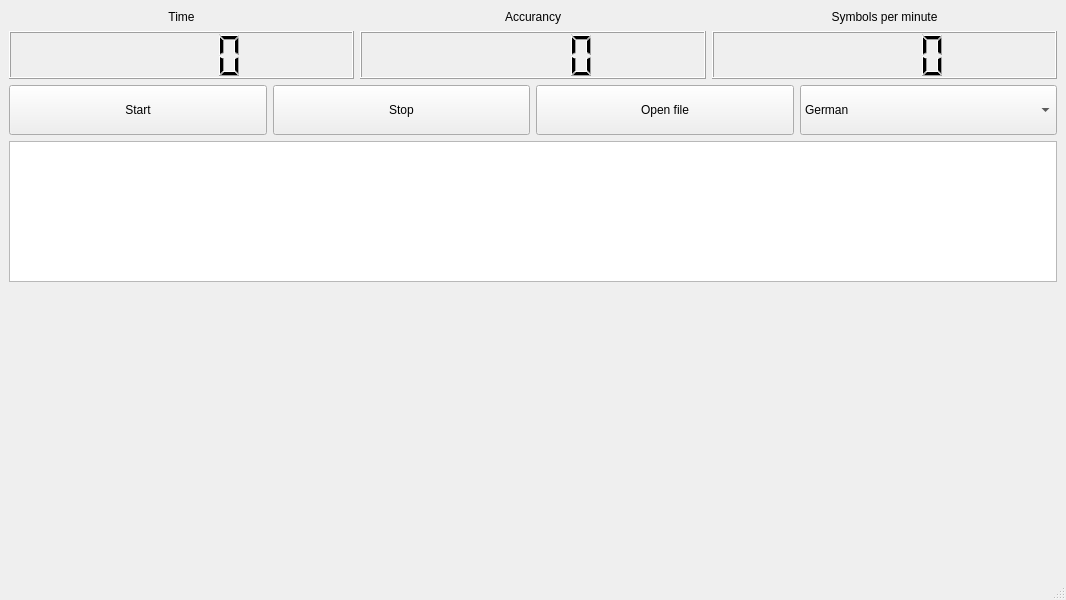
<?xml version="1.0" encoding="UTF-8"?>
<ui version="4.0">
 <class>MainWindow</class>
 <widget class="QMainWindow" name="MainWindow">
  <property name="geometry">
   <rect>
    <x>0</x>
    <y>0</y>
    <width>1066</width>
    <height>600</height>
   </rect>
  </property>
  <property name="windowTitle">
   <string>MainWindow</string>
  </property>
  <widget class="QWidget" name="centralwidget">
   <layout class="QGridLayout" name="gridLayout" rowstretch="1,1,2,4,0">
    <item row="0" column="0">
     <layout class="QHBoxLayout" name="horizontalLayout">
      <item>
       <layout class="QVBoxLayout" name="verticalLayout_3" stretch="1,3">
        <item>
         <widget class="QLabel" name="label">
          <property name="text">
           <string>Time</string>
          </property>
          <property name="alignment">
           <set>Qt::AlignCenter</set>
          </property>
         </widget>
        </item>
        <item>
         <widget class="QLCDNumber" name="lcdNumber"/>
        </item>
       </layout>
      </item>
      <item>
       <layout class="QVBoxLayout" name="verticalLayout_2" stretch="1,3">
        <item>
         <widget class="QLabel" name="label_2">
          <property name="text">
           <string>Accurancy</string>
          </property>
          <property name="alignment">
           <set>Qt::AlignCenter</set>
          </property>
         </widget>
        </item>
        <item>
         <widget class="QLCDNumber" name="lcdNumber_2"/>
        </item>
       </layout>
      </item>
      <item>
       <layout class="QVBoxLayout" name="verticalLayout" stretch="1,3">
        <item>
         <widget class="QLabel" name="label_3">
          <property name="text">
           <string>Symbols per minute</string>
          </property>
          <property name="alignment">
           <set>Qt::AlignCenter</set>
          </property>
         </widget>
        </item>
        <item>
         <widget class="QLCDNumber" name="lcdNumber_3"/>
        </item>
       </layout>
      </item>
     </layout>
    </item>
    <item row="2" column="0">
     <widget class="customLineEdit" name="lineEdit"/>
    </item>
    <item row="1" column="0">
     <layout class="QHBoxLayout" name="horizontalLayout_2">
      <item>
       <widget class="QPushButton" name="pushButton">
        <property name="minimumSize">
         <size>
          <width>0</width>
          <height>50</height>
         </size>
        </property>
        <property name="text">
         <string>Start</string>
        </property>
       </widget>
      </item>
      <item>
       <widget class="QPushButton" name="pushButton_2">
        <property name="minimumSize">
         <size>
          <width>0</width>
          <height>50</height>
         </size>
        </property>
        <property name="text">
         <string>Stop</string>
        </property>
       </widget>
      </item>
      <item>
       <widget class="QPushButton" name="pushButton_3">
        <property name="minimumSize">
         <size>
          <width>0</width>
          <height>50</height>
         </size>
        </property>
        <property name="text">
         <string>Open file</string>
        </property>
       </widget>
      </item>
      <item>
       <widget class="QComboBox" name="comboBox">
        <property name="minimumSize">
         <size>
          <width>0</width>
          <height>50</height>
         </size>
        </property>
        <item>
         <property name="text">
          <string>German</string>
         </property>
        </item>
        <item>
         <property name="text">
          <string>Franch</string>
         </property>
        </item>
        <item>
         <property name="text">
          <string>Arabic</string>
         </property>
        </item>
        <item>
         <property name="text">
          <string>English</string>
         </property>
        </item>
        <item>
         <property name="text">
          <string>Belarusian</string>
         </property>
        </item>
        <item>
         <property name="text">
          <string>Hebrew</string>
         </property>
        </item>
        <item>
         <property name="text">
          <string>Chinese</string>
         </property>
        </item>
       </widget>
      </item>
     </layout>
    </item>
    <item row="3" column="0" rowspan="2">
     <widget class="keyboard" name="keyboardW" native="true"/>
    </item>
   </layout>
  </widget>
  <widget class="QMenuBar" name="menubar">
   <property name="geometry">
    <rect>
     <x>0</x>
     <y>0</y>
     <width>1066</width>
     <height>22</height>
    </rect>
   </property>
  </widget>
  <widget class="QStatusBar" name="statusbar"/>
 </widget>
 <customwidgets>
  <customwidget>
   <class>keyboard</class>
   <extends>QWidget</extends>
   <header>keyboard.h</header>
   <container>1</container>
  </customwidget>
  <customwidget>
   <class>customLineEdit</class>
   <extends>QTextEdit</extends>
   <header>customlineedit.h</header>
  </customwidget>
 </customwidgets>
 <resources/>
 <connections/>
</ui>
